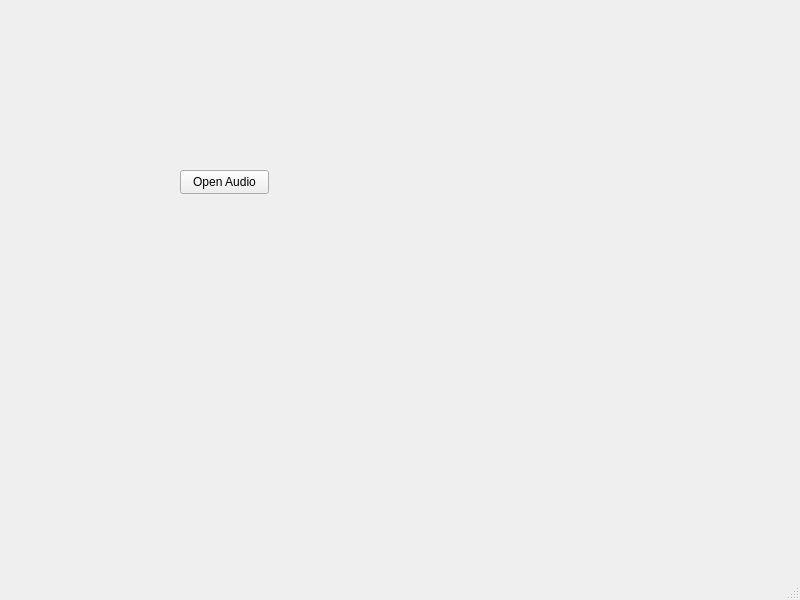
<?xml version="1.0" encoding="UTF-8"?>
<ui version="4.0">
 <class>MainWindow</class>
 <widget class="QMainWindow" name="MainWindow">
  <property name="geometry">
   <rect>
    <x>0</x>
    <y>0</y>
    <width>800</width>
    <height>600</height>
   </rect>
  </property>
  <property name="windowTitle">
   <string>MainWindow</string>
  </property>
  <widget class="QWidget" name="centralwidget">
   <widget class="QPushButton" name="pushButton_openAudio">
    <property name="geometry">
     <rect>
      <x>180</x>
      <y>170</y>
      <width>89</width>
      <height>24</height>
     </rect>
    </property>
    <property name="text">
     <string>Open Audio</string>
    </property>
   </widget>
  </widget>
  <widget class="QMenuBar" name="menubar">
   <property name="geometry">
    <rect>
     <x>0</x>
     <y>0</y>
     <width>800</width>
     <height>25</height>
    </rect>
   </property>
  </widget>
  <widget class="QStatusBar" name="statusbar"/>
 </widget>
 <resources/>
 <connections/>
</ui>
